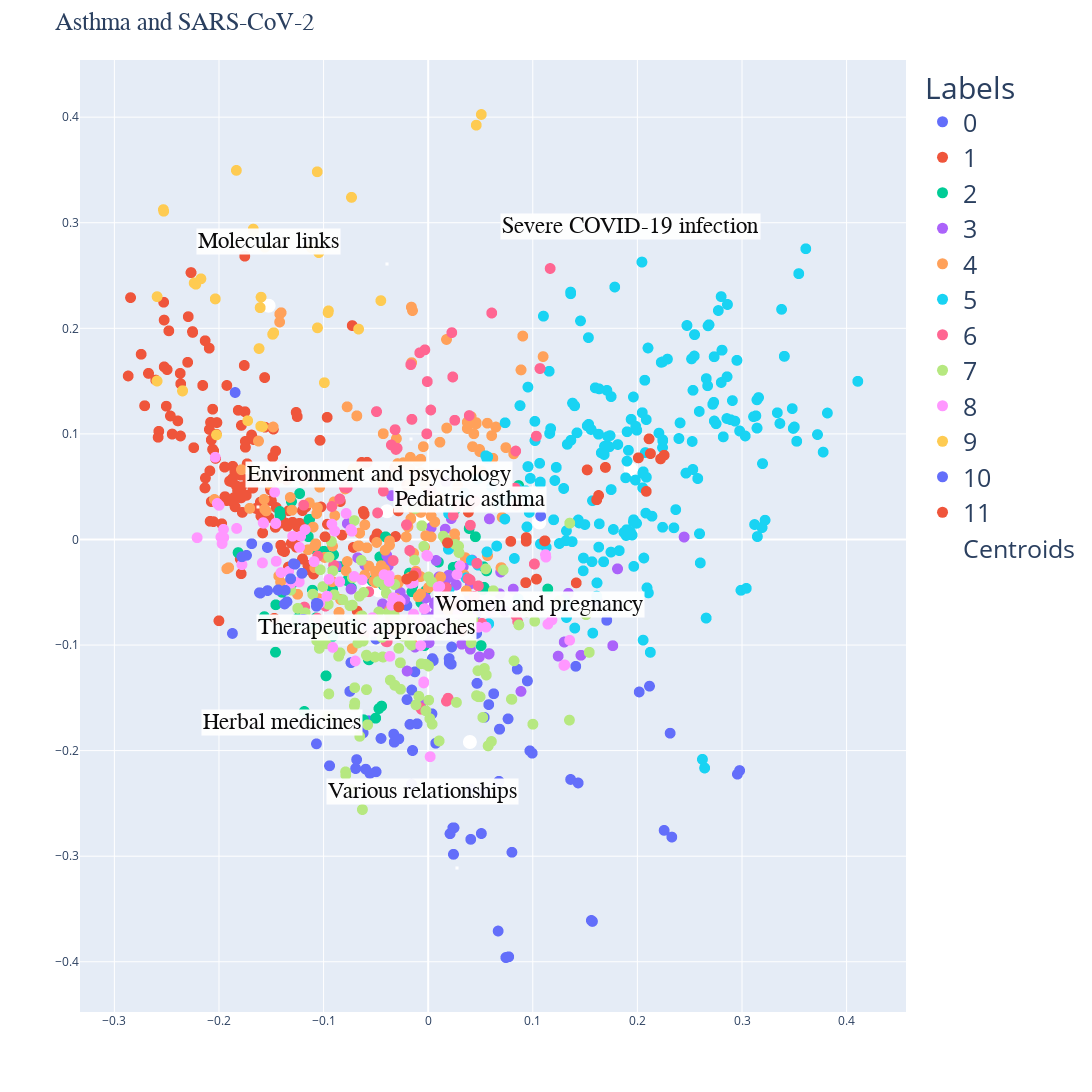

The notebook cell this image was saved under:
### Code cell
fig_clusters_after.update_layout(
    xaxis_title = "",
    yaxis_title= "",
    autosize=False,
    width=1500,
    height=1100)
